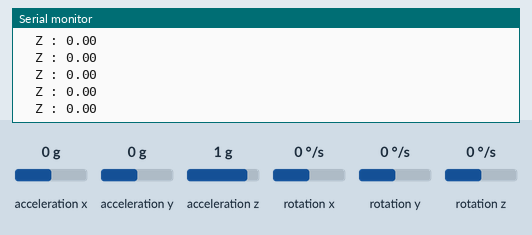
This sketch was run on a simulated Arduino Uno, built with avr-gcc and run on an emulated ATmega328P. Parts: the last lines printed to the serial monitor. The test bench sets the inputs (shaded band); at power-on: rotation z 0 °/s, acceleration x 0 g, acceleration y 0 g, acceleration z 1 g, rotation x 0 °/s, rotation y 0 °/s.

Above: at 2.2 s.
2.3 s: rotation z set to -192 °/s
At 2.34 s:
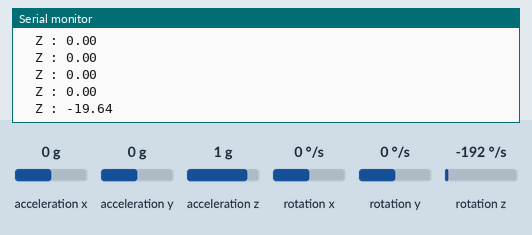
3.8 s: rotation z set to -100 °/s
At 3.87 s:
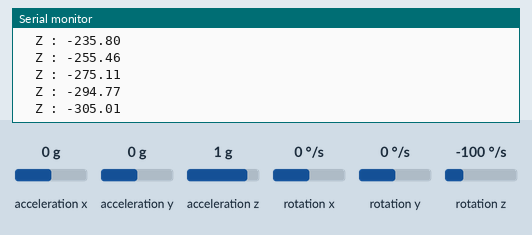
Timing chart, 0 to 6.8 s (numbered marks = the images above; inputs shaded):
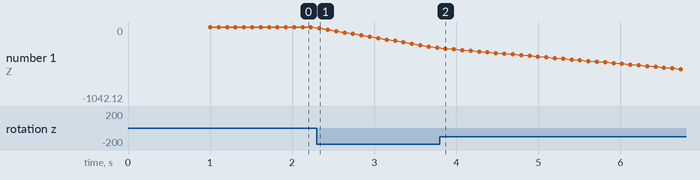

Measured:
- after the input at 2.3 s, the serial monitor: prints a new line at once (image 1)
- plotted number 1: 0 → -294.77 after the input at 2.3 s

The sketch:

Test_MPU2.ino
```cpp
#include <Wire.h>
#include <MPU6050_light.h>

MPU6050 mpu(Wire);

void setup() {
  Serial.begin(115200);
  Wire.begin();
  mpu.begin();
  mpu.calcOffsets(); // Gyro and accelerometer offsets
}

void loop() {
  mpu.update();
  float rawAngle = mpu.getAngleZ();
  Serial.print("\tZ : ");
  Serial.println(rawAngle);
  delay(100);
}
```
